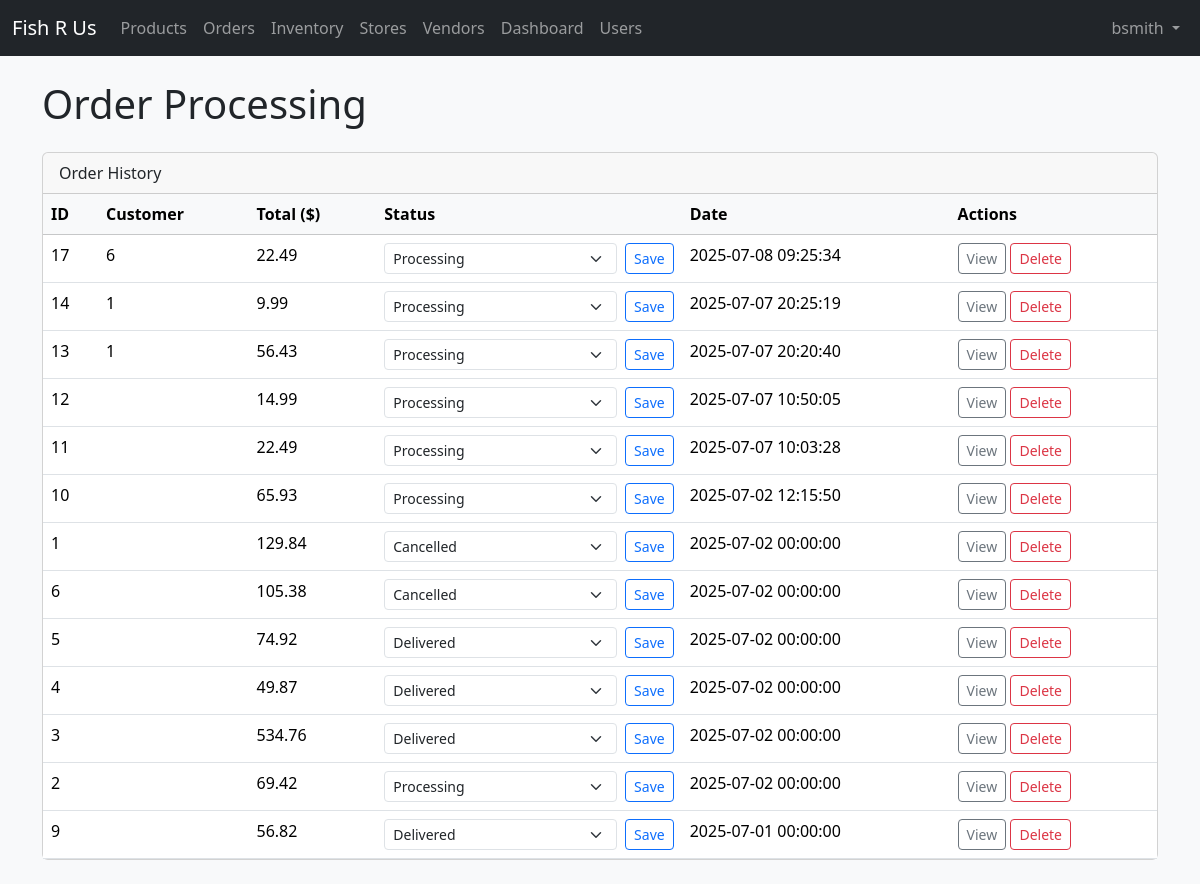
/src:php:/orders.php (signed in), run on the app's committed database.
### tables this page shows
CREATE TABLE `orders` (
  `id` int NOT NULL,
  `total_price` decimal(10,2) NOT NULL,
  `status` varchar(50) NOT NULL DEFAULT 'Processing',
  `created_at` datetime NOT NULL DEFAULT CURRENT_TIMESTAMP,
  `discount` int DEFAULT NULL,
  `customer_id` int DEFAULT NULL
);

### src:php:/orders.php (the view, shortened to what this page needs)
<?php
include 'db.php';
include 'navbar.php';
$role   = $_SESSION['role']  ?? 'customer';
$userId = $_SESSION['user_id'] ?? 0;
$action = $_GET['action'] ?? '';
if ($action === 'detail') {
    $stmt  = $pdo->prepare("SELECT * FROM orders WHERE id = ?");
    $stmt->execute([ (int)$_GET['id'] ]);
    $order = $stmt->fetch(PDO::FETCH_ASSOC);
} else {
    if ($role === 'customer') {
        $stmt = $pdo->prepare("SELECT * FROM orders WHERE customer_id = ? ORDER BY created_at DESC");
        $stmt->execute([$userId]);
    } else {
        $stmt = $pdo->query("SELECT * FROM orders ORDER BY created_at DESC");
    }
    $orders = $stmt->fetchAll(PDO::FETCH_ASSOC);
}
function h($s){ return htmlspecialchars((string) $s, ENT_QUOTES, 'UTF-8'); }
?>
<!DOCTYPE html>
<html lang="en">
<head>
<link href="https://cdn.jsdelivr.net/npm/bootstrap@5.3.3/dist/css/bootstrap.min.css" rel="stylesheet">
</head>
<body class="bg-light">
<div class="container py-4">
<h1 class="mb-4">Order Processing</h1>
<?php if ($action === 'detail' && $order): ?>
   <div class="card mb-3">
     <div class="card-header d-flex justify-content-between">
       <span>Order #<?= h($order['id']) ?></span>
       <span class="badge bg-secondary"><?= h($order['status']) ?></span>
     </div>
     <div class="card-body">
       <p><strong>Customer ID:</strong> <?= h($order['customer_id']) ?></p>
       <p><strong>Total:</strong> $<?= number_format($order['total_price'],2) ?></p>
       <p><strong>Date:</strong> <?= h($order['created_at']) ?></p>
     </div>
   </div>
   <a href="orders.php" class="btn btn-outline-primary">Back to list</a>
<?php else:  ?>
<div class="card">
  <div class="card-header">Order History</div>
  <div class="table-responsive">
    <table class="table table-hover mb-0">
      <thead class="table-light">
        <tr>
          <th>ID</th><th>Customer</th><th>Total ($)</th><th>Status</th><th>Date</th><th>Actions</th>
        </tr>
      </thead>
      <tbody>
        <?php foreach ($orders as $o): ?>
        <tr>
          <td><?= h($o['id']) ?></td>
          <td><?= h($o['customer_id']) ?></td>
          <td><?= number_format($o['total_price'],2) ?></td>
          <td>
            <?php if (in_array($role, ['admin', 'employee'])): ?>
              <form class="d-flex gap-2" method="POST" action="orders.php?action=update">
                <select name="status" class="form-select form-select-sm">
                  <?php foreach (['Processing','Shipped','Delivered','Cancelled'] as $st): ?>
                    <option <?= $o['status']===$st?'selected':'' ?>><?= $st ?></option>
                  <?php endforeach; ?>
                </select>
                <button class="btn btn-sm btn-outline-primary">Save</button>
              </form>
            <?php else: ?>
              <span class="badge bg-secondary"><?= h($o['status']) ?></span>
            <?php endif; ?>
          </td>
          <td><?= h($o['created_at']) ?></td>
          <td>
            <a href="orders.php?action=detail&id=<?= $o['id'] ?>" class="btn btn-sm btn-outline-secondary">View</a>
            <?php if ($role === 'admin'): ?>
              <a href="orders.php?action=delete&id=<?= $o['id'] ?>" class="btn btn-sm btn-outline-danger"
                 onclick="return confirm('Delete order?');">Delete</a>
            <?php endif; ?>
          </td>
        </tr>
        <?php endforeach; ?>
      </tbody>
    </table>
  </div>
</div>
<?php endif;  ?>
</div>
</body>
</html>

### data on the page
orders: id "17", customer "6", total_price "22.49", status "Processing", created_at "2025-07-08 09:25:34"
orders: id "14", customer "1", total_price "9.99", status "Processing", created_at "2025-07-07 20:25:19"
orders: id "13", customer "1", total_price "56.43", status "Processing", created_at "2025-07-07 20:20:40"
orders: id "12", total_price "14.99", status "Processing", created_at "2025-07-07 10:50:05"
orders: id "11", total_price "22.49", status "Processing", created_at "2025-07-07 10:03:28"
orders: id "10", total_price "65.93", status "Processing", created_at "2025-07-02 12:15:50"
orders: id "1", total_price "129.84", status "Cancelled", created_at "2025-07-02 00:00:00"
orders: id "6", total_price "105.38", status "Cancelled", created_at "2025-07-02 00:00:00"
orders: id "5", total_price "74.92", status "Delivered", created_at "2025-07-02 00:00:00"
orders: id "4", total_price "49.87", status "Delivered", created_at "2025-07-02 00:00:00"
orders: id "3", total_price "534.76", status "Delivered", created_at "2025-07-02 00:00:00"
orders: id "2", total_price "69.42", status "Processing", created_at "2025-07-02 00:00:00"
orders: id "9", total_price "56.82", status "Delivered", created_at "2025-07-01 00:00:00"

### other printed values
$_SESSION['username'] "bsmith"
